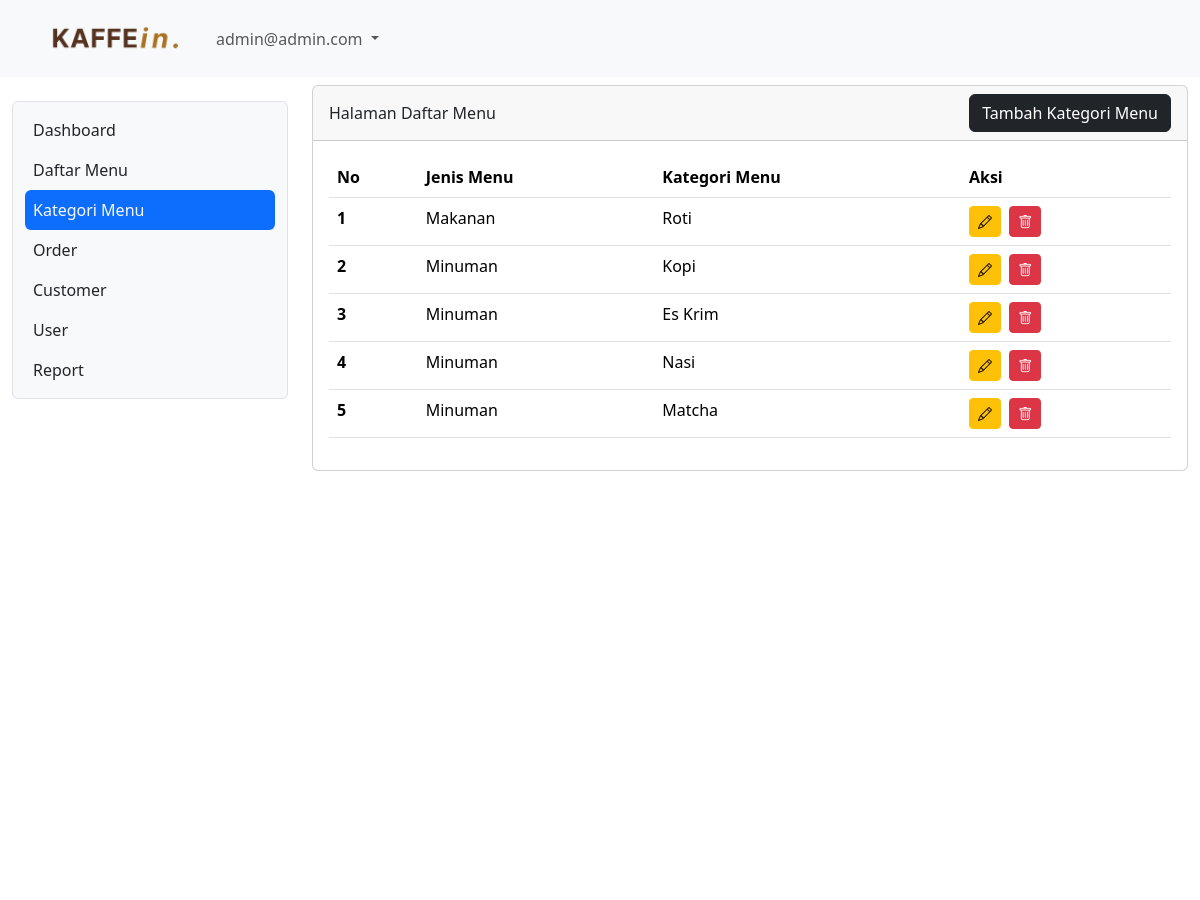
The page /katmenu (signed in, upper part) on the database as committed earlier.
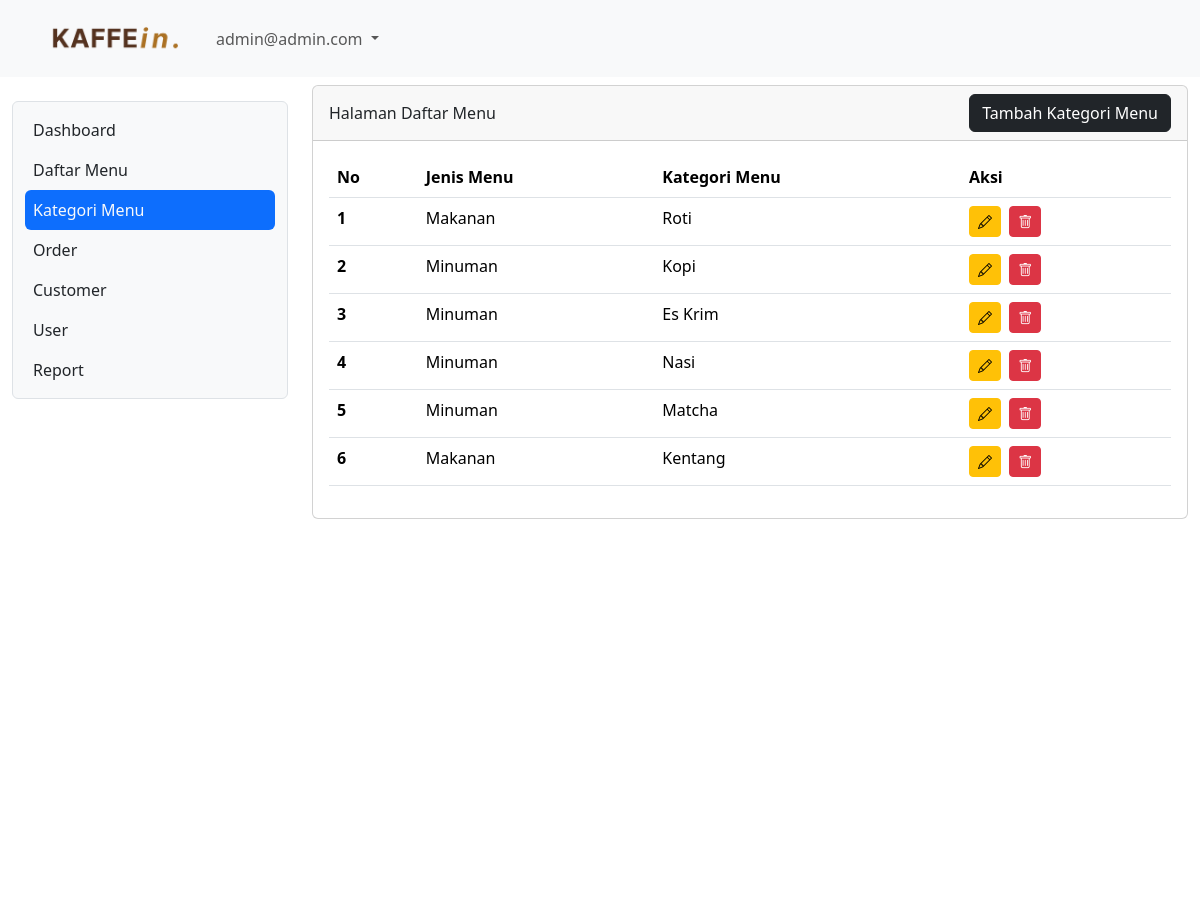
The same page on the database as committed later.
### tables this page shows
CREATE TABLE `tb_kategori_menu` (
  `id` int(10) NOT NULL,
  `jenis_menu` int(10) DEFAULT NULL,
  `kategori_menu` varchar(50) DEFAULT NULL
);

### katmenu.php (the view, shortened to what this page needs)
<link href="https://cdn.jsdelivr.net/npm/bootstrap@5.3.3/dist/css/bootstrap.min.css" rel="stylesheet">
<link href="https://cdn.jsdelivr.net/npm/bootstrap-icons@1.10.5/font/bootstrap-icons.css" rel="stylesheet">
<?php
include "proses/connect.php";
$query = mysqli_query($conn, "SELECT * FROM tb_kategori_menu");
while ($record = mysqli_fetch_array($query)) {
    $result[] = $record;
}
?>
<div class="col-lg-9 mt-2">
    <div class="card">
        <div class="card-header d-flex justify-content-between align-items-center">
            Halaman Daftar Menu
            <button type="button" class="btn btn-dark" data-bs-toggle="modal" data-bs-target="#ModalTambahKatMenu">Tambah Kategori
                Menu</button>
        </div>
        <div class="card-body">
    <div class="row">
        <div class="col d-flex justify-content-end">
            <table class="table">
                <thead>
                    <tr>
                        <th scope="col">No</th>
                        <th scope="col">Jenis Menu</th>
                        <th scope="col">Kategori Menu</th>
                        <th scope="col">Aksi</th>
                    </tr>
                </thead>
                <tbody>
                    <?php
                    $no = 1;
                    foreach ($result as $row) {
                    ?>
                        <tr>
                            <th scope="row"><?php echo $no++; ?></th>
                            <td><?php echo ($row['jenis_menu']==1) ? "Makanan" : "Minuman" ; ?></td>
                            <td><?php echo $row['kategori_menu']; ?></td>
                            <td>
                                <button class="btn btn-warning btn-sm me-1" data-bs-toggle="modal"
                                    data-bs-target="#ModalEdit<?php echo $row['id']; ?>">
                                    <i class="bi bi-pencil"></i>
                                </button>
                                <button class="btn btn-danger btn-sm me-1" data-bs-toggle="modal"
                                    data-bs-target="#ModalDelete<?php echo $row['id']; ?>">
                                    <i class="bi bi-trash"></i>
                                </button>
                            </td>
                        </tr>
                    <?php
                    }
                    ?>
                </tbody>
            </table>
        </div>
    </div>
</div>
</div>
</div>
</body>
</html>

Rows that differ between the two databases and show on the page:
added tb_kategori_menu: jenis_menu "Makanan", kategori_menu "Kentang"
